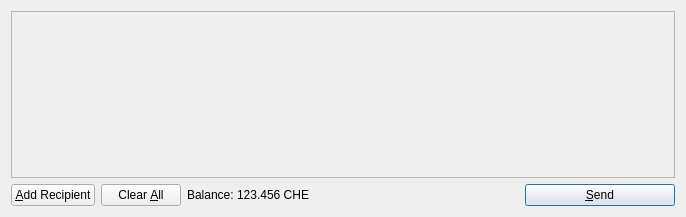
<?xml version="1.0" encoding="UTF-8"?>
<ui version="4.0">
 <class>SendCoinsDialog</class>
 <widget class="QDialog" name="SendCoinsDialog">
  <property name="geometry">
   <rect>
    <x>0</x>
    <y>0</y>
    <width>686</width>
    <height>217</height>
   </rect>
  </property>
  <property name="windowTitle">
   <string>Send Coins</string>
  </property>
  <layout class="QVBoxLayout" name="verticalLayout">
   <item>
    <widget class="QScrollArea" name="scrollArea">
     <property name="widgetResizable">
      <bool>true</bool>
     </property>
     <widget class="QWidget" name="scrollAreaWidgetContents">
      <property name="geometry">
       <rect>
        <x>0</x>
        <y>0</y>
        <width>666</width>
        <height>165</height>
       </rect>
      </property>
      <layout class="QVBoxLayout" name="verticalLayout_2">
       <property name="margin">
        <number>0</number>
       </property>
       <item>
        <layout class="QVBoxLayout" name="entries">
         <property name="spacing">
          <number>6</number>
         </property>
        </layout>
       </item>
       <item>
        <spacer name="verticalSpacer">
         <property name="orientation">
          <enum>Qt::Vertical</enum>
         </property>
         <property name="sizeHint" stdset="0">
          <size>
           <width>20</width>
           <height>40</height>
          </size>
         </property>
        </spacer>
       </item>
      </layout>
     </widget>
    </widget>
   </item>
   <item>
    <layout class="QHBoxLayout" name="horizontalLayout">
     <item>
      <widget class="QPushButton" name="addButton">
       <property name="toolTip">
        <string>Send to multiple recipients at once</string>
       </property>
       <property name="text">
        <string>&amp;Add Recipient</string>
       </property>
       <property name="icon">
        <iconset resource="../bitcoin.qrc">
         <normaloff>:/icons/add</normaloff>:/icons/add</iconset>
       </property>
       <property name="autoDefault">
        <bool>false</bool>
       </property>
      </widget>
     </item>
     <item>
      <widget class="QPushButton" name="clearButton">
       <property name="sizePolicy">
        <sizepolicy hsizetype="Minimum" vsizetype="Fixed">
         <horstretch>0</horstretch>
         <verstretch>0</verstretch>
        </sizepolicy>
       </property>
       <property name="toolTip">
        <string>Remove all transaction fields</string>
       </property>
       <property name="text">
        <string>Clear &amp;All</string>
       </property>
       <property name="icon">
        <iconset resource="../bitcoin.qrc">
         <normaloff>:/icons/remove</normaloff>:/icons/remove</iconset>
       </property>
       <property name="autoRepeatDelay">
        <number>300</number>
       </property>
       <property name="autoDefault">
        <bool>false</bool>
       </property>
      </widget>
     </item>
     <item>
      <layout class="QHBoxLayout" name="horizontalLayout_2">
       <property name="spacing">
        <number>3</number>
       </property>
       <item>
        <widget class="QLabel" name="label">
         <property name="text">
          <string>Balance:</string>
         </property>
        </widget>
       </item>
       <item>
        <widget class="QLabel" name="labelBalance">
         <property name="cursor">
          <cursorShape>IBeamCursor</cursorShape>
         </property>
         <property name="text">
          <string>123.456 CHE</string>
         </property>
         <property name="textInteractionFlags">
          <set>Qt::LinksAccessibleByMouse|Qt::TextSelectableByKeyboard|Qt::TextSelectableByMouse</set>
         </property>
        </widget>
       </item>
      </layout>
     </item>
     <item>
      <spacer name="horizontalSpacer">
       <property name="orientation">
        <enum>Qt::Horizontal</enum>
       </property>
       <property name="sizeHint" stdset="0">
        <size>
         <width>40</width>
         <height>20</height>
        </size>
       </property>
      </spacer>
     </item>
     <item>
      <widget class="QPushButton" name="sendButton">
       <property name="minimumSize">
        <size>
         <width>150</width>
         <height>0</height>
        </size>
       </property>
       <property name="toolTip">
        <string>Confirm the send action</string>
       </property>
       <property name="text">
        <string>&amp;Send</string>
       </property>
       <property name="icon">
        <iconset resource="../bitcoin.qrc">
         <normaloff>:/icons/send</normaloff>:/icons/send</iconset>
       </property>
       <property name="default">
        <bool>true</bool>
       </property>
      </widget>
     </item>
    </layout>
   </item>
  </layout>
 </widget>
 <resources>
  <include location="../bitcoin.qrc"/>
 </resources>
 <connections/>
</ui>
